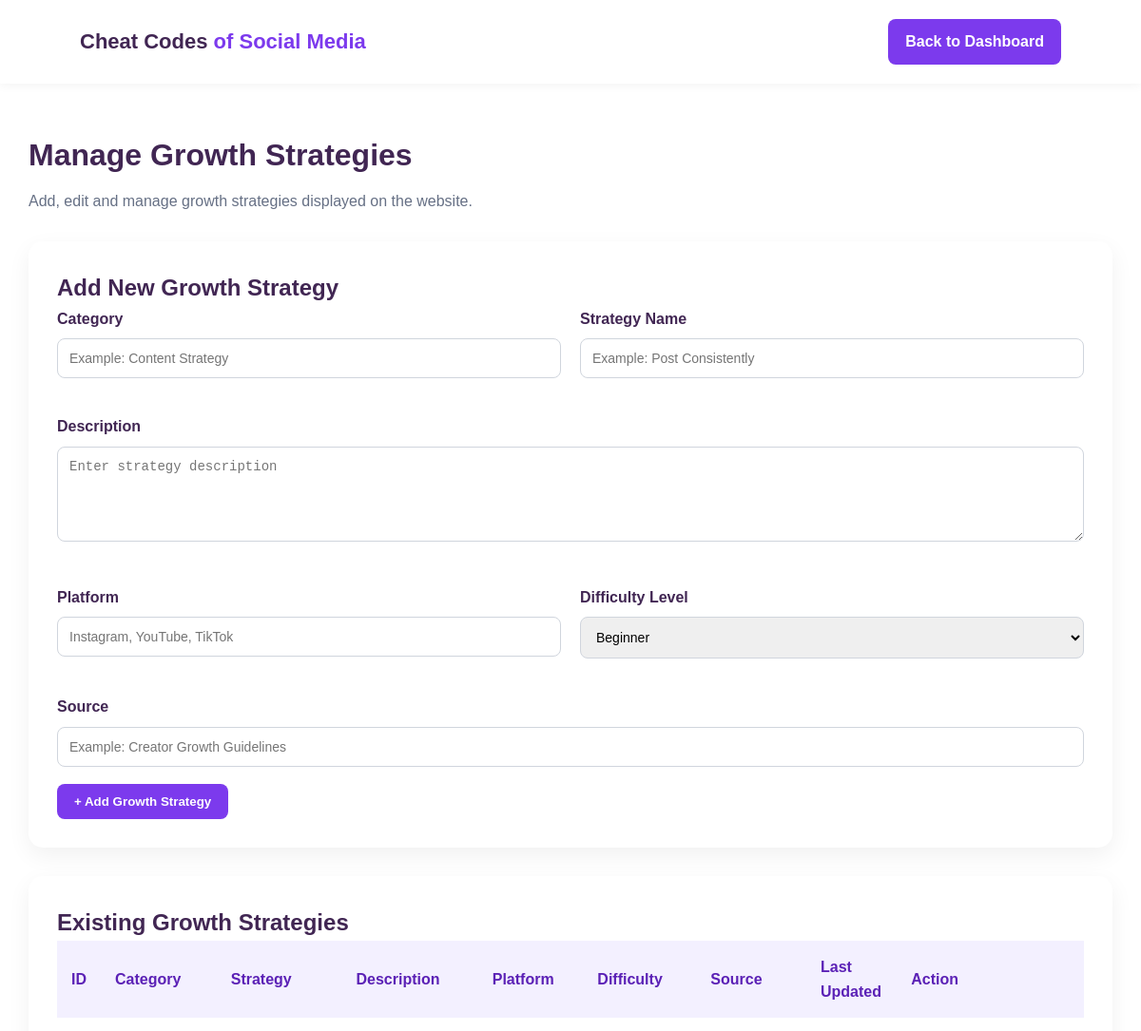
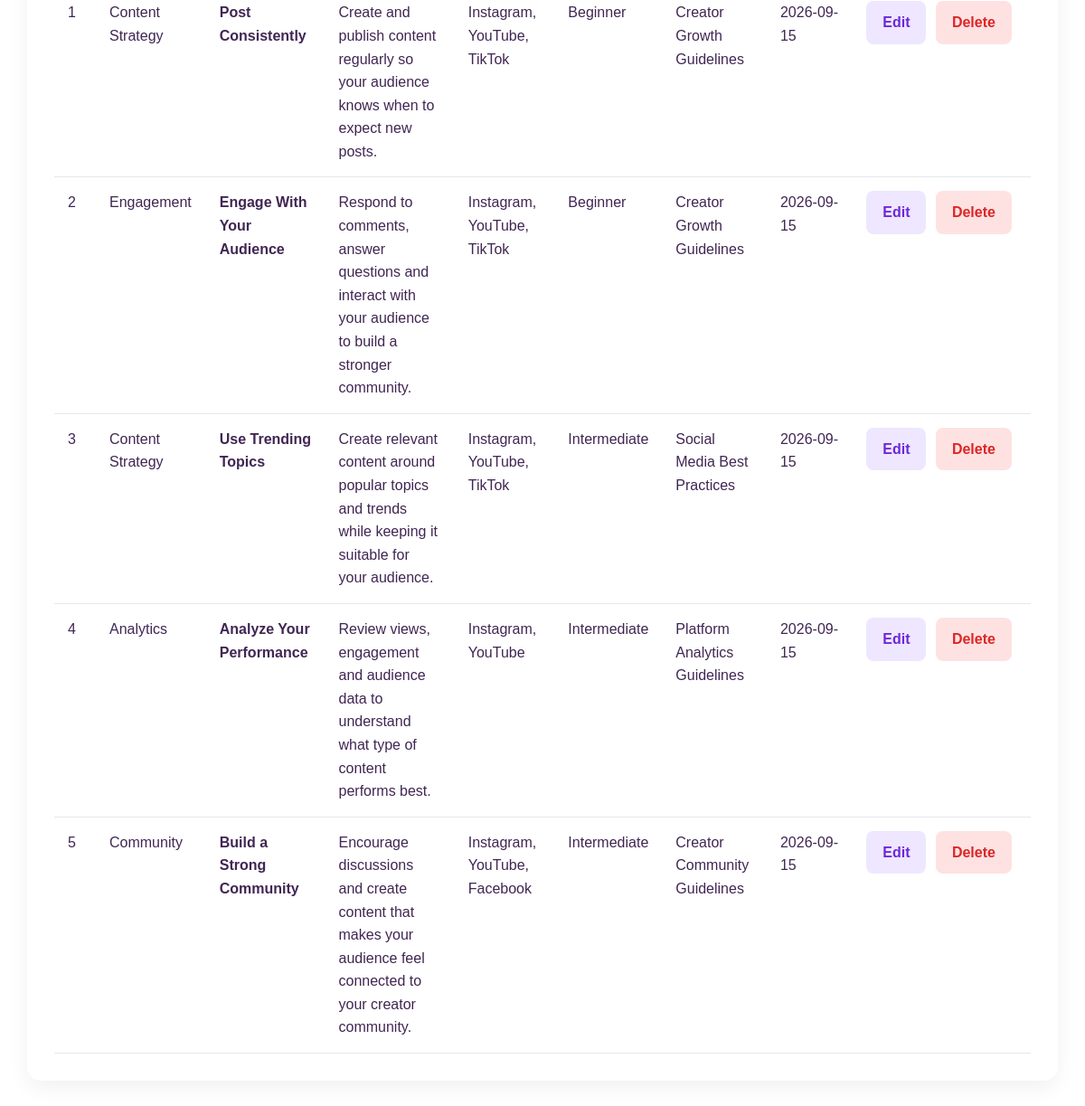
Page /admin/manage_growth.php (signed in) on the committed database (2 pictures, top to bottom).
### tables this page shows
CREATE TABLE `growth_strategies` (
  `strategy_id` int(11) NOT NULL,
  `category` varchar(100) NOT NULL,
  `strategy_name` varchar(150) NOT NULL,
  `description` text NOT NULL,
  `platform` varchar(255) NOT NULL,
  `difficulty_level` varchar(50) NOT NULL,
  `source` varchar(255) NOT NULL,
  `last_updated` date NOT NULL
);

### admin/manage_growth.php (the view, shortened to what this page needs)
<?php
require_once "../config/database.php";
$edit_growth = null;
$result = $conn->query("SELECT * FROM growth_strategies ORDER BY strategy_id ASC");
?>
<!DOCTYPE html>
<html lang="en">
<head>
    <link rel="stylesheet" href="../css/style.css">
</head>
<body>
<div class="top-bar">
    <div class="brand">
        Cheat Codes <span>of Social Media</span>
    </div>
    <a href="dashboard.php" class="back-btn">
        Back to Dashboard
    </a>
</div>
<div class="admin-container">
    <div class="admin-header">
        <h1>Manage Growth Strategies</h1>
        <p>Add, edit and manage growth strategies displayed on the website.</p>
    </div>
    <div class="admin-card">
        <?php if ($edit_growth): ?>
            <h2>Edit Growth Strategy</h2>
            <form method="POST">
                <input type="hidden" name="strategy_id"
                       value="<?php echo $edit_growth['strategy_id']; ?>">
                <div class="form-grid">
                    <div class="form-group">
                        <label>Category</label>
                        <input type="text" name="category"
                               value="<?php echo htmlspecialchars($edit_growth['category']); ?>"
                               required>
                    </div>
                    <div class="form-group">
                        <label>Strategy Name</label>
                        <input type="text" name="strategy_name"
                               value="<?php echo htmlspecialchars($edit_growth['strategy_name']); ?>"
                               required>
                    </div>
                    <div class="form-group full">
                        <label>Description</label>
                        <textarea name="description" required><?php
                            echo htmlspecialchars($edit_growth['description']);
                        ?></textarea>
                    </div>
                    <div class="form-group">
                        <label>Platform</label>
                        <input type="text" name="platform"
                               value="<?php echo htmlspecialchars($edit_growth['platform']); ?>"
                               required>
                    </div>
                    <div class="form-group">
                        <label>Difficulty Level</label>
                        <select name="difficulty_level" required>
                            <option value="Beginner"
                                <?php if ($edit_growth['difficulty_level'] == 'Beginner') echo 'selected'; ?>>
                                Beginner
                            </option>
                            <option value="Intermediate"
                                <?php if ($edit_growth['difficulty_level'] == 'Intermediate') echo 'selected'; ?>>
                                Intermediate
                            </option>
                            <option value="Advanced"
                                <?php if ($edit_growth['difficulty_level'] == 'Advanced') echo 'selected'; ?>>
                                Advanced
                            </option>
                        </select>
                    </div>
                    <div class="form-group full">
                        <label>Source</label>
                        <input type="text" name="source"
                               value="<?php echo htmlspecialchars($edit_growth['source']); ?>"
                               required>
                    </div>
                </div>
                <button type="submit" name="update_growth" class="btn btn-primary">
                    Update Growth Strategy
                </button>
                <a href="manage_growth.php" class="btn btn-cancel">
                    Cancel
                </a>
            </form>
        <?php else: ?>
            <h2>Add New Growth Strategy</h2>
            <form method="POST">
                <div class="form-grid">
                    <div class="form-group">
                        <label>Category</label>
                        <input type="text" name="category"
                               placeholder="Example: Content Strategy"
                               required>
                    </div>
                    <div class="form-group">
                        <label>Strategy Name</label>
                        <input type="text" name="strategy_name"
                               placeholder="Example: Post Consistently"
                               required>
                    </div>
                    <div class="form-group full">
                        <label>Description</label>
                        <textarea name="description"
                                  placeholder="Enter strategy description"
                                  required></textarea>
                    </div>
                    <div class="form-group">
                        <label>Platform</label>
                        <input type="text" name="platform"
                               placeholder="Instagram, YouTube, TikTok"
                               required>
                    </div>
                    <div class="form-group">
                        <label>Difficulty Level</label>
                        <select name="difficulty_level" required>
                            <option value="Beginner">Beginner</option>
                        </select>
                    </div>
                    <div class="form-group full">
                        <label>Source</label>
                        <input type="text" name="source"
                               placeholder="Example: Creator Growth Guidelines"
                               required>
                    </div>
                </div>
                <button type="submit" name="add_growth" class="btn btn-primary">
                    + Add Growth Strategy
                </button>
            </form>
        <?php endif; ?>
    </div>
    <div class="admin-card">
        <h2>Existing Growth Strategies</h2>
        <div class="table-wrapper">
            <table>
                <thead>
                    <tr>
                        <th>ID</th>
                        <th>Category</th>
                        <th>Strategy</th>
                        <th>Description</th>
                        <th>Platform</th>
                        <th>Difficulty</th>
                        <th>Source</th>
                        <th>Last Updated</th>
                        <th>Action</th>
                    </tr>
                </thead>
                <tbody>
                <?php while ($row = $result->fetch_assoc()): ?>
                    <tr>
                        <td><?php echo $row['strategy_id']; ?></td>
                        <td><?php echo htmlspecialchars($row['category']); ?></td>
                        <td>
                            <strong>
                                <?php echo htmlspecialchars($row['strategy_name']); ?>
                            </strong>
                        </td>
                        <td><?php echo htmlspecialchars($row['description']); ?></td>
                        <td><?php echo htmlspecialchars($row['platform']); ?></td>
                        <td><?php echo htmlspecialchars($row['difficulty_level']); ?></td>
                        <td><?php echo htmlspecialchars($row['source']); ?></td>
                        <td><?php echo htmlspecialchars($row['last_updated']); ?></td>
                        <td class="action-buttons">
                            <a class="btn btn-edit"
                               href="manage_growth.php?edit=<?php echo $row['strategy_id']; ?>">
                                Edit
                            </a>
                            <a class="btn btn-delete"
                               href="manage_growth.php?delete=<?php echo $row['strategy_id']; ?>"
                               onclick="return confirm('Are you sure you want to delete this strategy?');">
                                Delete
                            </a>
                        </td>
                    </tr>
                <?php endwhile; ?>
                </tbody>
            </table>
        </div>
    </div>
</div>
</body>
</html>

### css/style.css (style rules this page uses)
* { margin: 0; padding: 0; box-sizing: border-box; }
body { font-family: Arial, sans-serif; background: #ffffff; color: #412653; line-height: 1.6; }
.btn { display: inline-block; padding: 13px 24px; border-radius: 6px; text-decoration: none; font-weight: bold; transition: 0.2s; }

### admin/manage_growth.php (style rules this page uses)
.admin-container { max-width: 1400px; margin: 50px auto; padding: 0 30px; }
.admin-header { margin-bottom: 30px; }
.admin-header h1 { margin-bottom: 10px; }
.admin-header p { color: #667085; }
.admin-card { background: white; padding: 30px; border-radius: 15px; box-shadow: 0 8px 25px rgba(0,0,0,0.06); margin-bottom: 30px; }
.form-grid { display: grid; grid-template-columns: 1fr 1fr; gap: 20px; }
.form-group { margin-bottom: 18px; }
.form-group.full { grid-column: 1 / -1; }
.form-group label { display: block; font-weight: 600; margin-bottom: 8px; }
.form-group input, .form-group textarea, .form-group select { width: 100%; padding: 12px; border: 1px solid #d0d5dd; border-radius: 8px; box-sizing: border-box; font-size: 14px; }
.form-group textarea { min-height: 100px; resize: vertical; }
.btn { border: none; padding: 11px 18px; border-radius: 8px; cursor: pointer; font-weight: 600; text-decoration: none; display: inline-block; }
.btn-primary { background: #7c3aed; color: white; }
.btn-edit { background: #eee7ff; color: #6d28d9; }
.btn-delete { background: #fee2e2; color: #dc2626; }
.table-wrapper { overflow-x: auto; }
table { width: 100%; border-collapse: collapse; }
th { background: #f3f0ff; color: #5b21b6; text-align: left; padding: 15px; }
td { padding: 15px; border-bottom: 1px solid #e5e7eb; vertical-align: top; }
.action-buttons { white-space: nowrap; }
.action-buttons a { margin-right: 6px; }
.top-bar { background: white; padding: 20px 7%; display: flex; justify-content: space-between; align-items: center; box-shadow: 0 2px 10px rgba(0,0,0,0.05); }
.brand { font-size: 22px; font-weight: 700; }
.brand span { color: #7c3aed; }
.back-btn { background: #7c3aed; color: white; padding: 11px 18px; border-radius: 8px; text-decoration: none; font-weight: 600; }

### rows in the picture
growth_strategies: strategy_id "1", category "Content Strategy", strategy_name "Post Consistently", description "Create and publish content regularly so your audience knows when to expect new posts.", platform "Instagram, YouTube, TikTok", difficulty_level "Beginner", source "Creator Growth Guidelines", last_updated "2026-09-15"
growth_strategies: strategy_id "2", category "Engagement", strategy_name "Engage With Your Audience", description "Respond to comments, answer questions and interact with your audience to build a stronger community.", platform "Instagram, YouTube, TikTok", difficulty_level "Beginner", source "Creator Growth Guidelines", last_updated "2026-09-15"
growth_strategies: strategy_id "3", category "Content Strategy", strategy_name "Use Trending Topics", description "Create relevant content around popular topics and trends while keeping it suitable for your audience.", platform "Instagram, YouTube, TikTok", difficulty_level "Intermediate", source "Social Media Best Practices", last_updated "2026-09-15"
growth_strategies: strategy_id "4", category "Analytics", strategy_name "Analyze Your Performance", description "Review views, engagement and audience data to understand what type of content performs best.", platform "Instagram, YouTube", difficulty_level "Intermediate", source "Platform Analytics Guidelines", last_updated "2026-09-15"
growth_strategies: strategy_id "5", category "Community", strategy_name "Build a Strong Community", description "Encourage discussions and create content that makes your audience feel connected to your creator community.", platform "Instagram, YouTube, Facebook", difficulty_level "Intermediate", source "Creator Community Guidelines", last_updated "2026-09-15"
